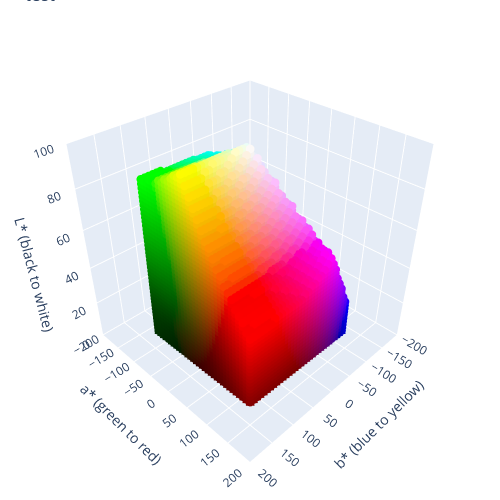

This figure's notebook cell:
### Code cell
lab_graph.generate_lab_3d_all_colors(full_space, "test", "n/a")

### Figure 1 — Plotly figure (JSON) as saved in the notebook; plotly's stock layout.template omitted (floating-point values rounded to 4 significant figures; data arrays with more than 128 entries replaced by an {"elided": "..."} marker saying what was removed)
{"data": [{"hovertemplate": "<b>%{text}</b><br>L*: %{y:.1f}<br>a*: %{x:.1f}<br>b*: %{z:.1f}<br>", "marker": {"color": {"elided": "33938 str values"}, "opacity": 1.0, "size": 3}, "mode": "markers+text", "text": {"elided": "33938 str values"}, "textfont": {"size": 8}, "textposition": "top center", "x": {"elided": "33938 float values"}, "y": {"elided": "33938 float values"}, "z": {"elided": "33938 float values"}, "type": "scatter3d"}], "layout": {"scene": {"aspectratio": {"x": 1, "y": 1, "z": 1}, "xaxis": {"title": {"text": "a* (green to red)"}, "range": [-200, 200]}, "yaxis": {"title": {"text": "L* (black to white)"}, "range": [0, 100]}, "zaxis": {"title": {"text": "b* (blue to yellow)"}, "range": [-200, 200]}, "camera": {"up": {"x": 0, "y": 1, "z": 0}, "center": {"x": 0, "y": 0, "z": 0}, "eye": {"x": 1.5, "y": 1.5, "z": 1.5}}}, "margin": {"l": 1, "r": 1, "t": 1, "b": 1}, "title": {"text": "test"}, "width": 500, "height": 500, "showlegend": false}}
